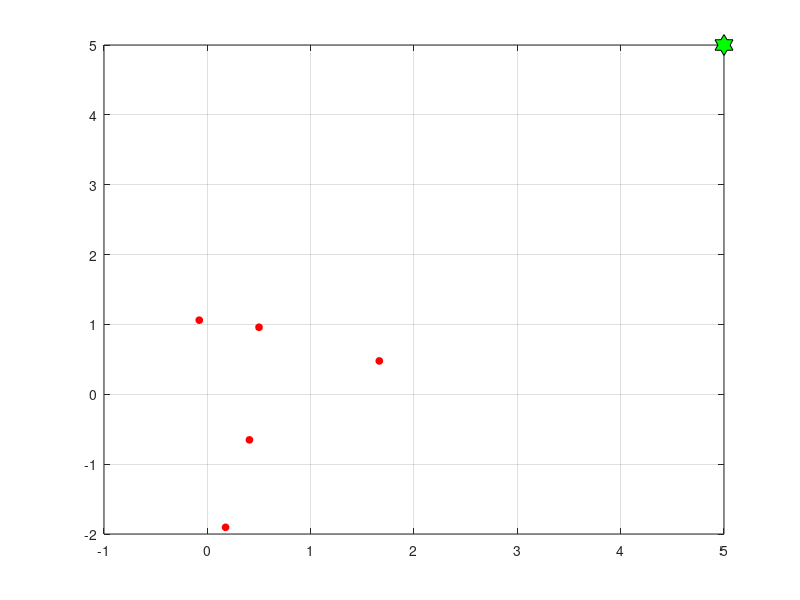

MATLAB code to generate this figure: (Note: this script raises an error after producing the figure.)
clc 
clear all
close all
warning off all
%intento de generar m clases con n elementos
m=input('Indique la cantidad de clases \n');
cn=input('Indique la cantidad de elementos por clase \n');

%obtención del ector desconocido
desconocido_x=input('Indique la coordenada x del vector desconocido\n');
desconocido_y=input('Indique la coordenada y del vector desconocido\n');
vector=[desconocido_x ; desconocido_y];

%ploteo del vector desconocido
plot(vector(1,:),vector(2,:),'kh','MarkerFaceColor','g','MarkerSize',15);
hold on
grid on
 
%variables auxiliares para el ploteo
figuras = ['o' '+' '*' '.' 'x' '_' '|' 's' 'd' '^' 'v' '<' '>' 'p' 'h'];
nf=1;
colores = ['r' 'g' 'b' 'c' 'm' 'y' 'k'];
nc=1;

%generación de las clases aleatorias y su ploteo
for indice=1:1:m
    fprintf("clase %d\n",indice);
    cenx=input('Indique la coordenada x del centroide de la clase \n');
    ceny=input('Indique la coordenada x del centroide de la clase \n');
    vx=randn(1,cn)+indice/2;
    vy=randn(1,cn)+indice/2;

    %sección que plotea de manera diferente cada clase, genera 50 etiquetas
    %El limite de clases es 120 para que no genere un fallo al plotear
    if(nc>7)
        nc=1;
        nf=nf+1;
    else
        figs=[colores(nc) figuras(nf)];
        cl=[colores(nc)];
        plot(vx(1,:),vy(1,:),(figs(1,:)),'MarkerFaceColor',(cl(1,:)),'MarkerSize',5);
        nombre="clase "+indice;
        nombre=nombre+ nombre;
        legend('vector desconocido',nombre);
        nc=nc+1;
    end
end

%Practica 3: Pedir al usuario generar n clases con n representantes por clase %
%pedir la ubicación del vector desconocido.
%Ubicación (x,y) del centroide de cada clase%
%Dispersion (x,y) por cada clase%
% Menu interactivo que practica quere selecciona para determinar la distancia.
%
%